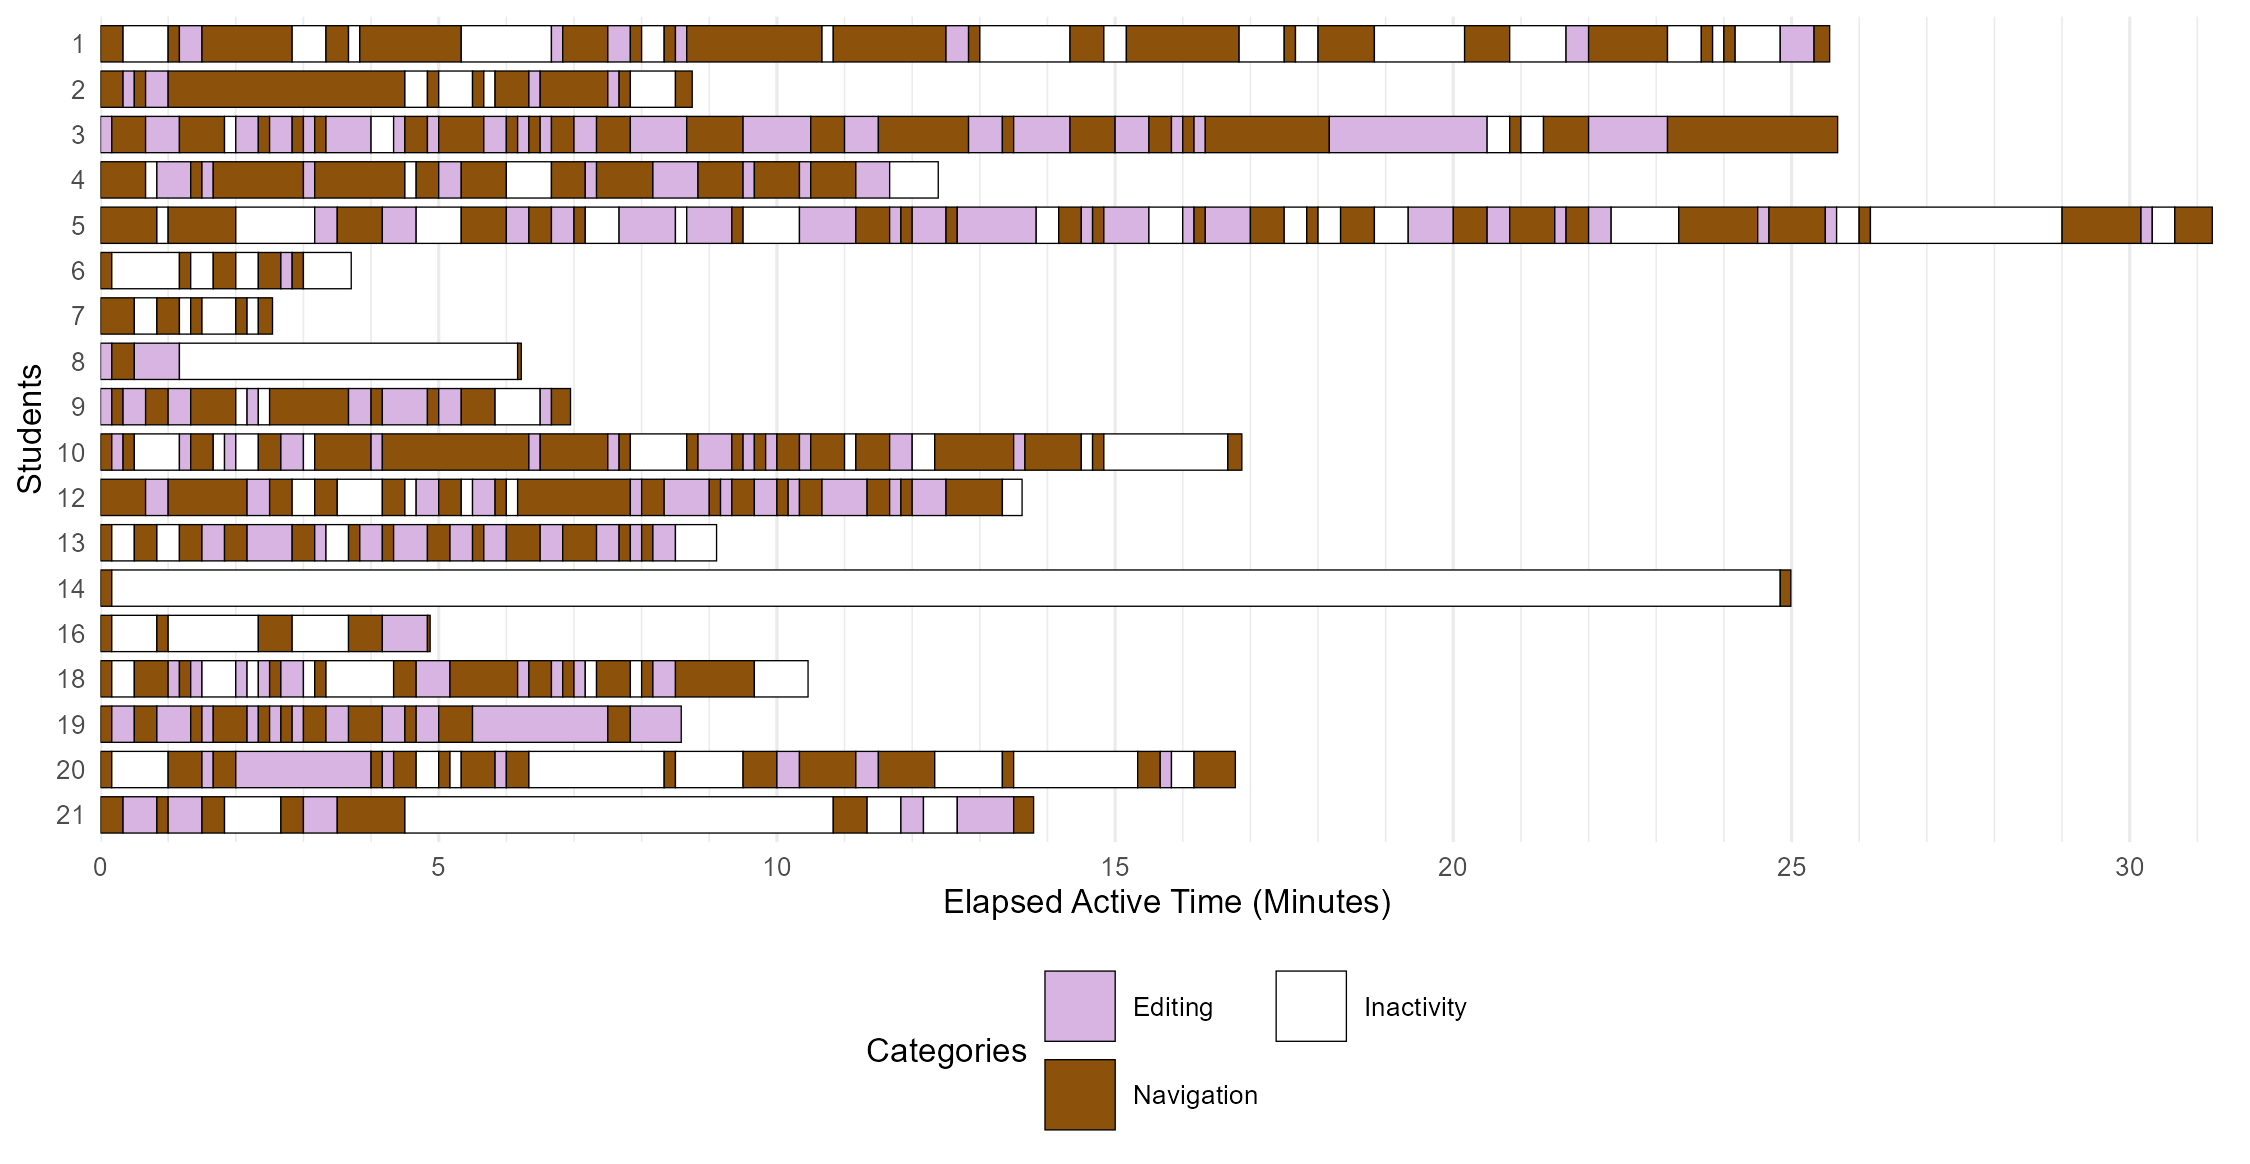

Reproduce this figure in R.
# Task 2 activity timeline
#
# Workflow:
#   1. Query task-specific IDE activity from PostgreSQL.
#   2. Convert events to time intervals and bin them into 10-second windows.
#   3. Assign each bin its duration-weighted dominant activity category.
#   4. Merge adjacent bins with the same category.
#   5. Plot one timeline per student and export PNG/PDF figures.

library(data.table)
library(ggplot2)

# -----------------------------------------------------------------------------
# Configuration
# -----------------------------------------------------------------------------

BIN_SECONDS <- 10

COLOR_MAP <- c(
  "Inactivity"     = "#FFFFFF",
  "Navigation"     = "#8C510A",  # dark ochre
  "Other"          = "#006D5B",  # dark teal
  "Editing"        = "#D8B4E2",  # light lavender
  "Shortcut"       = "#2C5F8A",  # dark blue
  "Autocompletion" = "#FDE68A",  # light yellow
  "Terminal"       = "#3A8FB7",  # medium blue
  "Copy/Paste"     = "#B8C9D6",  # light blue-grey
  "Execution"      = "#A6DDB8"   # light mint
)

# Store the database password outside the script, e.g. in .Renviron:
#   PGPASSWORD=your_password
con <- DBI::dbConnect(
  RPostgres::Postgres(),
  dbname = "csci3060_w26",
  host = "localhost",
  port = 5432,
  user = Sys.getenv("DB_USERNAME"),
  password = Sys.getenv("DB_PASSWORD")
)

# -----------------------------------------------------------------------------
# Query event-level activity
# -----------------------------------------------------------------------------

query <- "
WITH params AS (
    SELECT 10.0 AS inactivity_buffer_seconds
),

task_file_events AS (
    SELECT
        r.\"user\" AS user_id,
        d.research_id,
        d.date
    FROM documentdata AS d
    INNER JOIN researches AS r
        ON d.research_id = r.id
    WHERE LOWER(REPLACE(COALESCE(d.filename, ''), '\\\\', '/')) LIKE '%summarize_numbers.py%'

    UNION ALL

    SELECT
        r.\"user\" AS user_id,
        f.research_id,
        f.date
    FROM fileeditordata AS f
    INNER JOIN researches AS r
        ON f.research_id = r.id
    WHERE LOWER(REPLACE(COALESCE(f.old_file, ''), '\\\\', '/')) LIKE '%summarize_numbers.py%'
       OR LOWER(REPLACE(COALESCE(f.new_file, ''), '\\\\', '/')) LIKE '%summarize_numbers.py%'
),

task_windows AS (
    SELECT
        user_id,
        research_id,
        MIN(date) AS task_start,
        MAX(date) AS task_end
    FROM task_file_events
    GROUP BY
        user_id,
        research_id
),

task_activity AS (
    SELECT
        tw.user_id AS id,
        tw.research_id,
        a.date,
        a.type,
        a.info,
        CASE
            WHEN a.type = 'KeyPressed' THEN 'Editing'
            WHEN a.type = 'MouseWheel' THEN 'Navigation'
            WHEN a.type = 'MouseMoved' THEN 'Navigation'
            WHEN a.type = 'MouseClicked' THEN 'Navigation'
            WHEN a.type = 'Execution' THEN 'Execution'
            WHEN a.type = 'Shortcut' THEN 'Shortcut'

            WHEN a.type = 'Action' AND a.info IN (
                'EditorChooseLookupItem',
                'EditorChooseLookupItemReplace',
                'InsertInlineCompletionAction',
                'InsertInlineCompletionLineAction',
                'InsertInlineCompletionWordAction',
                'com.intellij.codeInsight.inline.completion.tooltip.InlineCompletionPopupActionGroup',
                'com.intellij.codeInsight.inline.completion.tooltip.InlineCompletionTooltipActionsKt$shortcutActions$shortcutActions$1$1',
                'com.intellij.codeInsight.lookup.impl.actions.ChooseItemAction$FocusedOnly'
            ) THEN 'Autocompletion'

            WHEN a.type = 'Action' AND a.info IN (
                'EditorCopy',
                'EditorCut',
                'EditorPaste',
                '$Copy',
                '$SelectAll'
            ) THEN 'Copy/Paste'

            WHEN a.type = 'Action' AND a.info IN (
                'EditorDelete',
                'EditorDeleteLine',
                'EditorDeleteToWordEnd',
                'EditorDeleteToWordStart',
                'EditorDuplicateLines',
                'EditorEnter',
                'EditorIndentSelection',
                'EditorTab',
                'EditorUnindentSelection',
                '$Delete',
                '$Undo',
                'CommentByLineComment',
                'MoveStatementDown',
                'MoveStatementUp',
                'EditorDownWithSelection',
                'EditorUpWithSelection',
                'EditorLeftWithSelection',
                'EditorRightWithSelection',
                'EditorLineEndWithSelection',
                'EditorLineStartWithSelection',
                'EditorPreviousWordWithSelection',
                'SelectNextOccurrence',
                'EditorBackSpace',
                'OpenFile'
            ) THEN 'Editing'

            WHEN a.type = 'Action' AND a.info IN (
                'Debug',
                'MoreRunToolbarActions',
                'RedesignedRunConfigurationSelector',
                'Run',
                'RunAnything',
                'RunClass',
                'Stop',
                'com.intellij.execution.actions.RunCurrentFileExecutorAction',
                'com.intellij.execution.lineMarker.LineMarkerActionWrapper'
            ) THEN 'Execution'

            WHEN a.type = 'Action' AND a.info IN (
                'EditorDown',
                'EditorLeft',
                'EditorLineEnd',
                'EditorLineStart',
                'EditorNextWord',
                'EditorPageUp',
                'EditorPreviousWord',
                'EditorRight',
                'EditorTextEnd',
                'EditorUp',
                'GotoDeclaration',
                'HideAllWindows',
                'JumpToLastWindow',
                'SearchEverywhere',
                'com.intellij.ide.actions.ToolWindowViewModeAction',
                'com.intellij.toolWindow.ToolWindowHeader$HideAction',
                'com.intellij.toolWindow.ToolWindowHeader$ShowOptionsAction',
                'RevealIn',
                'Switcher',
                'Tablist'
            ) THEN 'Navigation'

            WHEN a.type = 'Action' AND a.info IN (
                'ActivateTerminalToolWindow',
                'Terminal.CommandCompletion.InsertSuggestion',
                'Terminal.OpenInReworkedTerminal',
                'Terminal.Paste',
                'com.intellij.terminal.frontend.action.SendShortcutToTerminalAction'
            ) THEN 'Terminal'

            ELSE 'Other'
        END AS activity_category

    FROM researches AS r
    INNER JOIN activitydata AS a
        ON a.research_id = r.id
    INNER JOIN task_windows AS tw
        ON tw.user_id = r.\"user\"
       AND tw.research_id = r.id
       AND a.date BETWEEN tw.task_start AND tw.task_end
       AND a.date <= tw.task_start + INTERVAL '120 minutes'

    WHERE a.type <> 'KeyReleased'
),

task_activity_timed AS (
    SELECT
        ta.*,

        EXTRACT(
            EPOCH FROM (
                ta.date -
                MIN(ta.date) OVER (
                    PARTITION BY ta.id, ta.research_id
                )
            )
        ) AS time,

        EXTRACT(
            EPOCH FROM (
                LEAD(ta.date) OVER (
                    PARTITION BY ta.id, ta.research_id
                    ORDER BY ta.date
                ) - ta.date
            )
        ) AS duration,

        LEAD(ta.activity_category) OVER (
            PARTITION BY ta.id, ta.research_id
            ORDER BY ta.date
        ) AS next_activity_category

    FROM task_activity AS ta
)

SELECT
    tat.id,
    tat.research_id,
    tat.time,
    tat.duration,
    tat.type,
    tat.info,
    tat.activity_category,

    CASE
        WHEN tat.duration > p.inactivity_buffer_seconds
         AND tat.next_activity_category = tat.activity_category
        THEN 'Inactivity'
        ELSE tat.activity_category
    END AS timeline_category

FROM task_activity_timed AS tat
CROSS JOIN params AS p

ORDER BY
    tat.id,
    tat.research_id,
    tat.time
"

raw <- as.data.table(DBI::dbGetQuery(con, query))
DBI::dbDisconnect(con)

# -----------------------------------------------------------------------------
# Bin activity into fixed-width windows
# -----------------------------------------------------------------------------
# Event-level segments are too narrow to remain legible at print size. For each
# 10-second bin, choose the category occupying the greatest amount of time.

dt <- raw[!is.na(duration) & duration > 0][order(id, time)]
dt[, `:=`(event_start = time, event_end = time + duration)]

# Create bins independently for each student. The final bin may be shorter.
bins <- dt[, .(total_time = max(event_end)), by = id][
  , {
    starts <- seq(0, total_time - 1e-9, by = BIN_SECONDS)
    .(
      bin_start = starts,
      bin_end = pmin(starts + BIN_SECONDS, total_time)
    )
  },
  by = id
]
bins[, bin_id := .I]

# Non-equi join: pair each event with every time bin it overlaps.
overlaps <- dt[
  bins,
  on = .(id, event_start < bin_end, event_end > bin_start),
  allow.cartesian = TRUE,
  nomatch = 0,
  .(
    id = x.id,
    bin_id = i.bin_id,
    bin_start = i.bin_start,
    bin_end = i.bin_end,
    timeline_category = x.timeline_category,
    event_start = x.event_start,
    event_end = x.event_end
  )
]

# Measure the actual amount of each event falling inside each bin.
overlaps[, overlap_seconds :=
           pmin(event_end, bin_end) - pmax(event_start, bin_start)]

# Sum overlap by category, then keep the dominant category in each bin.
# Alphabetical category order breaks exact ties, matching the original Python
# sorted(set(...)) + argmax behavior.
binned <- overlaps[
  overlap_seconds > 0,
  .(category_seconds = sum(overlap_seconds)),
  by = .(id, bin_id, bin_start, bin_end, timeline_category)
]
setorder(binned, id, bin_id, -category_seconds, timeline_category)
binned <- binned[, .SD[1], by = .(id, bin_id)]

# Convert to minutes and merge consecutive bins with the same category.
binned[, bin_duration := (bin_end - bin_start) / 60]
binned[, bin_start := bin_start / 60]
setorder(binned, id, bin_start)
binned[, run_id := rleid(timeline_category), by = id]

timeline <- binned[, .(
  elapsed_start = min(bin_start),
  duration_minutes = sum(bin_duration)
), by = .(id, run_id, timeline_category)]
setorder(timeline, id, elapsed_start)

# -----------------------------------------------------------------------------
# Plot
# -----------------------------------------------------------------------------
# Only students represented in the task data receive a row. Inactivity is white,
# so every segment gets a thin black border to keep those intervals visible.

timeline[, student := factor(id, levels = rev(sort(unique(id))))]

fig_height <- max(2.2, uniqueN(timeline$id) * 0.16 + 1.0)

p <- ggplot(
  timeline,
  aes(
    x = elapsed_start + duration_minutes / 2,
    y = student,
    width = duration_minutes,
    fill = timeline_category
  )
) +
  geom_tile(height = 0.8, color = "black", linewidth = 0.15) +
  scale_fill_manual(
    values = COLOR_MAP,
    breaks = sort(unique(timeline$timeline_category)),
    name = "Categories"
  ) +
  scale_x_continuous(
    breaks = scales::breaks_width(5),
    minor_breaks = scales::breaks_width(1),
    expand = expansion(mult = c(0, 0.01))
  ) +
  labs(
    x = "Elapsed Active Time (Minutes)",
    y = "Students"
  ) +
  guides(fill = guide_legend(nrow = 2, byrow = TRUE)) +
  theme_minimal(base_size = 8) +
  theme(
    panel.grid.major.y = element_blank(),
    panel.grid.minor.y = element_blank(),
    legend.position = "bottom"
  )

print(p)

# -----------------------------------------------------------------------------
# Export
# -----------------------------------------------------------------------------

ggsave(
  "task2_timeline.png", p,
  width = 7.5, height = fig_height, units = "in", dpi = 300
)
